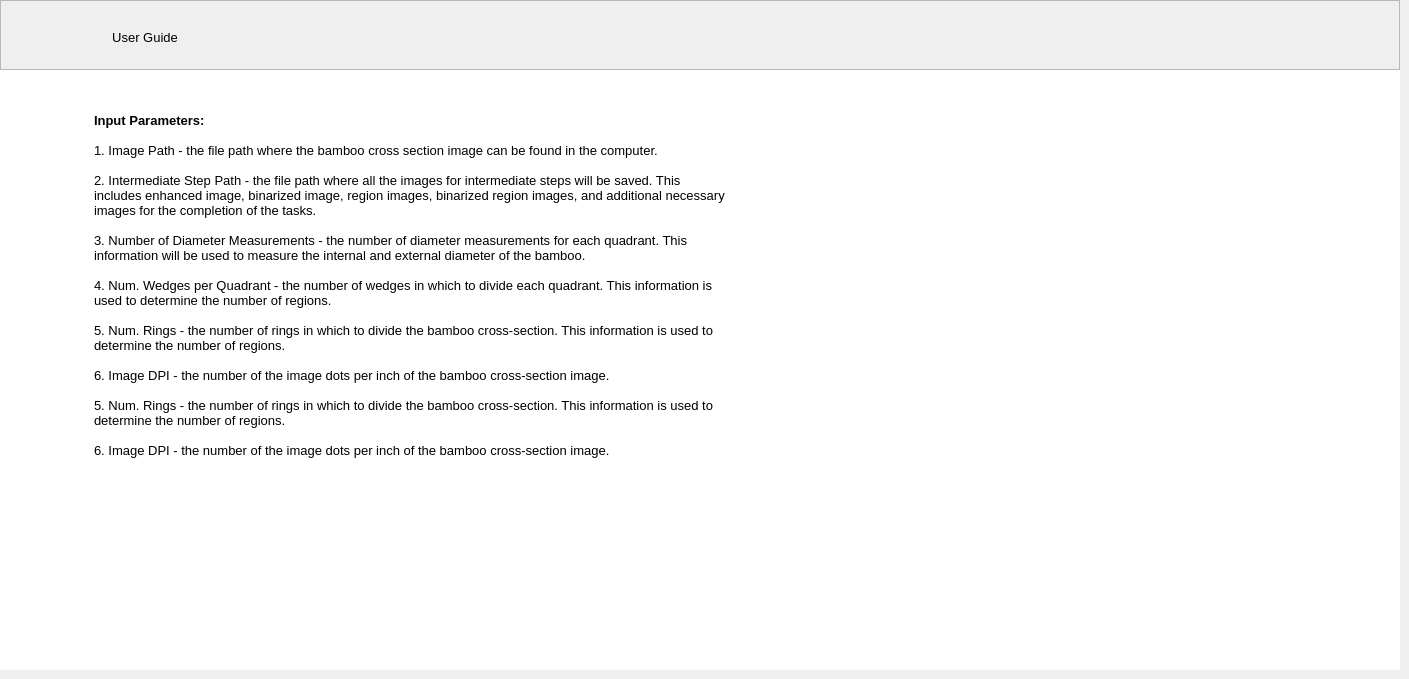
    <widget class="QWidget" name="help_tab">
     <property name="cursor">
      <cursorShape>ArrowCursor</cursorShape>
     </property>
     <attribute name="title">
      <string>Help</string>
     </attribute>
     <widget class="QFrame" name="frame_6">
      <property name="geometry">
       <rect>
        <x>0</x>
        <y>0</y>
        <width>1400</width>
        <height>70</height>
       </rect>
      </property>
      <property name="styleSheet">
       <string notr="true">QFrame{
	border-bottom: 4px solid #4F8A70;
}</string>
      </property>
      <property name="frameShape">
       <enum>QFrame::StyledPanel</enum>
      </property>
      <property name="frameShadow">
       <enum>QFrame::Raised</enum>
      </property>
      <widget class="QLabel" name="label_15">
       <property name="geometry">
        <rect>
         <x>100</x>
         <y>22</y>
         <width>90</width>
         <height>30</height>
        </rect>
       </property>
       <property name="styleSheet">
        <string notr="true">border-bottom: 3px solid #4F8A70;
font: 10pt;</string>
       </property>
       <property name="text">
        <string>User Guide</string>
       </property>
       <property name="alignment">
        <set>Qt::AlignCenter</set>
       </property>
      </widget>
     </widget>
     <widget class="QFrame" name="frame_7">
      <property name="geometry">
       <rect>
        <x>0</x>
        <y>70</y>
        <width>1400</width>
        <height>600</height>
       </rect>
      </property>
      <property name="styleSheet">
       <string notr="true">QFrame{
	background-color:white;
}
QTextEdit{
	border: 0px;
	padding-left: 90px;
}
QScrollBar:vertical{
	background-color:light;
}</string>
      </property>
      <property name="frameShape">
       <enum>QFrame::StyledPanel</enum>
      </property>
      <property name="frameShadow">
       <enum>QFrame::Raised</enum>
      </property>
      <widget class="QTextEdit" name="textEdit_2">
       <property name="geometry">
        <rect>
         <x>0</x>
         <y>0</y>
         <width>1400</width>
         <height>600</height>
        </rect>
       </property>
       <property name="lineWrapMode">
        <enum>QTextEdit::FixedPixelWidth</enum>
       </property>
       <property name="lineWrapColumnOrWidth">
        <number>640</number>
       </property>
       <property name="readOnly">
        <bool>true</bool>
       </property>
       <property name="html">
        <string>&lt;!DOCTYPE HTML PUBLIC &quot;-//W3C//DTD HTML 4.0//EN&quot; &quot;http://www.w3.org/TR/REC-html40/strict.dtd&quot;&gt;
&lt;html&gt;&lt;head&gt;&lt;meta name=&quot;qrichtext&quot; content=&quot;1&quot; /&gt;&lt;style type=&quot;text/css&quot;&gt;
p, li { white-space: pre-wrap; }
&lt;/style&gt;&lt;/head&gt;&lt;body style=&quot; font-family:'MS Shell Dlg 2'; font-size:7.8pt; font-weight:400; font-style:normal;&quot;&gt;
&lt;p style=&quot;-qt-paragraph-type:empty; margin-top:0px; margin-bottom:0px; margin-left:0px; margin-right:0px; -qt-block-indent:0; text-indent:0px; font-family:'MS Shell Dlg 2';&quot;&gt;&lt;br /&gt;&lt;/p&gt;
&lt;p style=&quot;-qt-paragraph-type:empty; margin-top:0px; margin-bottom:0px; margin-left:0px; margin-right:0px; -qt-block-indent:0; text-indent:0px; font-family:'MS Shell Dlg 2';&quot;&gt;&lt;br /&gt;&lt;/p&gt;
&lt;p style=&quot;-qt-paragraph-type:empty; margin-top:0px; margin-bottom:0px; margin-left:0px; margin-right:0px; -qt-block-indent:0; text-indent:0px; font-family:'MS Shell Dlg 2';&quot;&gt;&lt;br /&gt;&lt;/p&gt;
&lt;p style=&quot; margin-top:0px; margin-bottom:0px; margin-left:0px; margin-right:0px; -qt-block-indent:0; text-indent:0px;&quot;&gt;&lt;span style=&quot; font-family:'MS Shell Dlg 2'; font-size:10pt; font-weight:600;&quot;&gt;Input Parameters:&lt;/span&gt;&lt;/p&gt;
&lt;p style=&quot;-qt-paragraph-type:empty; margin-top:0px; margin-bottom:0px; margin-left:0px; margin-right:0px; -qt-block-indent:0; text-indent:0px; font-family:'MS Shell Dlg 2'; font-size:10pt;&quot;&gt;&lt;br /&gt;&lt;/p&gt;
&lt;p style=&quot; margin-top:0px; margin-bottom:0px; margin-left:0px; margin-right:0px; -qt-block-indent:0; text-indent:0px;&quot;&gt;&lt;span style=&quot; font-family:'MS Shell Dlg 2'; font-size:10pt;&quot;&gt;1. Image Path - the file path where the bamboo cross section image can be found in the computer.&lt;/span&gt;&lt;/p&gt;
&lt;p style=&quot;-qt-paragraph-type:empty; margin-top:0px; margin-bottom:0px; margin-left:0px; margin-right:0px; -qt-block-indent:0; text-indent:0px; font-family:'MS Shell Dlg 2'; font-size:10pt;&quot;&gt;&lt;br /&gt;&lt;/p&gt;
&lt;p style=&quot; margin-top:0px; margin-bottom:0px; margin-left:0px; margin-right:0px; -qt-block-indent:0; text-indent:0px;&quot;&gt;&lt;span style=&quot; font-family:'MS Shell Dlg 2'; font-size:10pt;&quot;&gt;2. Intermediate Step Path - the file path where all the images for intermediate steps will be saved. This includes enhanced image, binarized image, region images, binarized region images, and additional necessary images for the completion of the tasks.&lt;/span&gt;&lt;/p&gt;
&lt;p style=&quot;-qt-paragraph-type:empty; margin-top:0px; margin-bottom:0px; margin-left:0px; margin-right:0px; -qt-block-indent:0; text-indent:0px; font-family:'MS Shell Dlg 2'; font-size:10pt;&quot;&gt;&lt;br /&gt;&lt;/p&gt;
&lt;p style=&quot; margin-top:0px; margin-bottom:0px; margin-left:0px; margin-right:0px; -qt-block-indent:0; text-indent:0px;&quot;&gt;&lt;span style=&quot; font-family:'MS Shell Dlg 2'; font-size:10pt;&quot;&gt;3. Number of Diameter Measurements - the number of diameter measurements for each quadrant. This information will be used to measure the internal and external diameter of the bamboo.&lt;/span&gt;&lt;/p&gt;
&lt;p style=&quot;-qt-paragraph-type:empty; margin-top:0px; margin-bottom:0px; margin-left:0px; margin-right:0px; -qt-block-indent:0; text-indent:0px; font-family:'MS Shell Dlg 2'; font-size:10pt;&quot;&gt;&lt;br /&gt;&lt;/p&gt;
&lt;p style=&quot; margin-top:0px; margin-bottom:0px; margin-left:0px; margin-right:0px; -qt-block-indent:0; text-indent:0px;&quot;&gt;&lt;span style=&quot; font-family:'MS Shell Dlg 2'; font-size:10pt;&quot;&gt;4. Num. Wedges per Quadrant - the number of wedges in which to divide each quadrant. This information is used to determine the number of regions.&lt;/span&gt;&lt;/p&gt;
&lt;p style=&quot;-qt-paragraph-type:empty; margin-top:0px; margin-bottom:0px; margin-left:0px; margin-right:0px; -qt-block-indent:0; text-indent:0px; font-family:'MS Shell Dlg 2'; font-size:10pt;&quot;&gt;&lt;br /&gt;&lt;/p&gt;
&lt;p style=&quot; margin-top:0px; margin-bottom:0px; margin-left:0px; margin-right:0px; -qt-block-indent:0; text-indent:0px;&quot;&gt;&lt;span style=&quot; font-family:'MS Shell Dlg 2'; font-size:10pt;&quot;&gt;5. Num. Rings - the number of rings in which to divide the bamboo cross-section. This information is used to determine the number of regions.&lt;/span&gt;&lt;/p&gt;
&lt;p style=&quot;-qt-paragraph-type:empty; margin-top:0px; margin-bottom:0px; margin-left:0px; margin-right:0px; -qt-block-indent:0; text-indent:0px; font-family:'MS Shell Dlg 2'; font-size:10pt;&quot;&gt;&lt;br /&gt;&lt;/p&gt;
&lt;p style=&quot; margin-top:0px; margin-bottom:0px; margin-left:0px; margin-right:0px; -qt-block-indent:0; text-indent:0px;&quot;&gt;&lt;span style=&quot; font-family:'MS Shell Dlg 2'; font-size:10pt;&quot;&gt;6. Image DPI - the number of the image dots per inch of the bamboo cross-section image.&lt;/span&gt;&lt;/p&gt;
&lt;p style=&quot;-qt-paragraph-type:empty; margin-top:0px; margin-bottom:0px; margin-left:0px; margin-right:0px; -qt-block-indent:0; text-indent:0px; font-family:'MS Shell Dlg 2'; font-size:10pt;&quot;&gt;&lt;br /&gt;&lt;/p&gt;
&lt;p style=&quot; margin-top:0px; margin-bottom:0px; margin-left:0px; margin-right:0px; -qt-block-indent:0; text-indent:0px;&quot;&gt;&lt;span style=&quot; font-family:'MS Shell Dlg 2'; font-size:10pt;&quot;&gt;5. Num. Rings - the number of rings in which to divide the bamboo cross-section. This information is used to determine the number of regions.&lt;/span&gt;&lt;/p&gt;
&lt;p style=&quot;-qt-paragraph-type:empty; margin-top:0px; margin-bottom:0px; margin-left:0px; margin-right:0px; -qt-block-indent:0; text-indent:0px; font-family:'MS Shell Dlg 2'; font-size:10pt;&quot;&gt;&lt;br /&gt;&lt;/p&gt;
&lt;p style=&quot; margin-top:0px; margin-bottom:0px; margin-left:0px; margin-right:0px; -qt-block-indent:0; text-indent:0px;&quot;&gt;&lt;span style=&quot; font-family:'MS Shell Dlg 2'; font-size:10pt;&quot;&gt;6. Image DPI - the number of the image dots per inch of the bamboo cross-section image.&lt;/span&gt;&lt;/p&gt;
&lt;p style=&quot;-qt-paragraph-type:empty; margin-top:0px; margin-bottom:0px; margin-left:0px; margin-right:0px; -qt-block-indent:0; text-indent:0px; font-family:'MS Shell Dlg 2'; font-size:10pt;&quot;&gt;&lt;br /&gt;&lt;/p&gt;
&lt;p style=&quot;-qt-paragraph-type:empty; margin-top:0px; margin-bottom:0px; margin-left:0px; margin-right:0px; -qt-block-indent:0; text-indent:0px; font-family:'MS Shell Dlg 2'; font-size:10pt;&quot;&gt;&lt;br /&gt;&lt;/p&gt;&lt;/body&gt;&lt;/html&gt;</string>
       </property>
      </widget>
      <widget class="QLabel" name="label_11">
       <property name="geometry">
        <rect>
         <x>800</x>
         <y>50</y>
         <width>500</width>
         <height>500</height>
        </rect>
       </property>
       <property name="styleSheet">
        <string notr="true">border-radius:0px;
border-width:0px;</string>
       </property>
       <property name="text">
        <string/>
       </property>
       <property name="pixmap">
        <pixmap>Images/RingsWedgesRegions.png</pixmap>
       </property>
       <property name="scaledContents">
        <bool>true</bool>
       </property>
      </widget>
     </widget>
    </widget>
